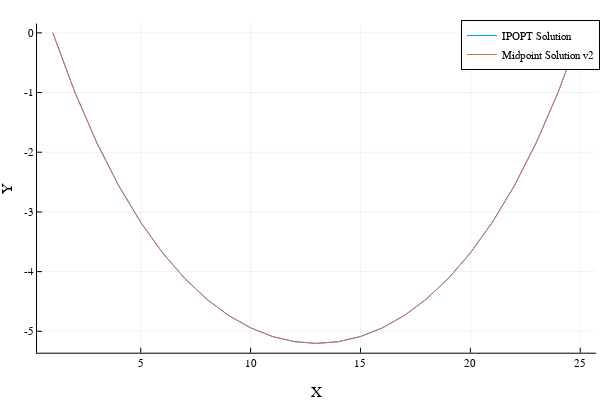

The cell this chart's notebook holds for it:
### Code cell
#Now let's try integrating with implicit midpoint again
xtraj2 = zeros(2,n)
xtraj2[:,1] = x0

#Simulate with implicit midpoint
for k = 1:(n-1)
    xtraj2[:,k+1] .= implicit_mid(xtraj2[:,k])
end

#Compare against reference IPOPT solution
plot(y_ref,label = "IPOPT Solution")
plot!(xtraj2[1,:],label = "Midpoint Solution v2")
xlabel!("X")
ylabel!("Y")

### Figure 1 — Plotly figure (JSON) as saved in the notebook; plotly's stock layout.template omitted (floating-point values rounded to 4 significant figures)
{"data": [{"colorbar": {"len": 0.9143, "title": "", "x": 0.9934, "y": 0.533}, "legendgroup": "IPOPT Solution", "line": {"color": "rgba(0, 154, 250, 1.000)", "dash": "solid", "shape": "linear", "width": 1}, "mode": "lines", "name": "IPOPT Solution", "showlegend": true, "type": "scatter", "x": [1, 2, 3, 4, 5, 6, 7, 8, 9, 10, 11, 12, 13, 14, 15, 16, 17, 18, 19, 20, 21, 22, 23, 24, 25], "xaxis": "x", "y": [-6.816e-42, -0.991, -1.839, -2.562, -3.174, -3.688, -4.114, -4.46, -4.735, -4.942, -5.088, -5.174, -5.203, -5.174, -5.088, -4.942, -4.735, -4.46, -4.114, -3.688, -3.174, -2.562, -1.839, -0.991, 0], "yaxis": "y"}, {"colorbar": {"len": 0.9143, "title": "", "x": 0.9934, "y": 0.533}, "legendgroup": "Midpoint Solution v2", "line": {"color": "rgba(227, 111, 71, 1.000)", "dash": "solid", "shape": "linear", "width": 1}, "mode": "lines", "name": "Midpoint Solution v2", "showlegend": true, "type": "scatter", "x": [1, 2, 3, 4, 5, 6, 7, 8, 9, 10, 11, 12, 13, 14, 15, 16, 17, 18, 19, 20, 21, 22, 23, 24, 25], "xaxis": "x", "y": [-5.551e-17, -0.991, -1.839, -2.562, -3.174, -3.688, -4.114, -4.46, -4.735, -4.942, -5.088, -5.174, -5.203, -5.174, -5.088, -4.942, -4.735, -4.46, -4.114, -3.688, -3.174, -2.562, -1.839, -0.991, -2.62e-08], "yaxis": "y"}], "layout": {"annotations": [], "height": 400, "legend": {"bgcolor": "rgba(255, 255, 255, 1.000)", "bordercolor": "rgba(0, 0, 0, 1.000)", "borderwidth": 1, "font": {"color": "rgba(0, 0, 0, 1.000)", "family": "sans-serif", "size": 11}, "title": {"font": {"color": "rgba(0, 0, 0, 1.000)", "family": "sans-serif", "size": 15}, "text": ""}, "tracegroupgap": 0, "traceorder": "normal", "x": 1, "xanchor": "auto", "y": 1, "yanchor": "auto"}, "margin": {"b": 20, "l": 0, "r": 0, "t": 20}, "paper_bgcolor": "rgba(255, 255, 255, 1.000)", "plot_bgcolor": "rgba(255, 255, 255, 1.000)", "showlegend": true, "width": 600, "xaxis": {"anchor": "y", "domain": [0.06165, 0.9934], "gridcolor": "rgba(0, 0, 0, 0.100)", "gridwidth": 0.5, "linecolor": "rgba(0, 0, 0, 1.000)", "mirror": false, "range": [0.28, 25.72], "showgrid": true, "showline": true, "showticklabels": true, "tickangle": 0, "tickcolor": "rgb(0, 0, 0)", "tickfont": {"color": "rgba(0, 0, 0, 1.000)", "family": "sans-serif", "size": 11}, "tickmode": "array", "ticks": "inside", "ticktext": ["5", "10", "15", "20", "25"], "tickvals": [5, 10, 15, 20, 25], "title": "X", "titlefont": {"color": "rgba(0, 0, 0, 1.000)", "family": "sans-serif", "size": 15}, "type": "-", "visible": true, "zeroline": false, "zerolinecolor": "rgba(0, 0, 0, 1.000)"}, "yaxis": {"anchor": "x", "domain": [0.07581, 0.9902], "gridcolor": "rgba(0, 0, 0, 0.100)", "gridwidth": 0.5, "linecolor": "rgba(0, 0, 0, 1.000)", "mirror": false, "range": [-5.359, 0.1561], "showgrid": true, "showline": true, "showticklabels": true, "tickangle": 0, "tickcolor": "rgb(0, 0, 0)", "tickfont": {"color": "rgba(0, 0, 0, 1.000)", "family": "sans-serif", "size": 11}, "tickmode": "array", "ticks": "inside", "ticktext": ["-5", "-4", "-3", "-2", "-1", "0"], "tickvals": [-5, -4, -3, -2, -1, 0], "title": "Y", "titlefont": {"color": "rgba(0, 0, 0, 1.000)", "family": "sans-serif", "size": 15}, "type": "-", "visible": true, "zeroline": false, "zerolinecolor": "rgba(0, 0, 0, 1.000)"}}}
